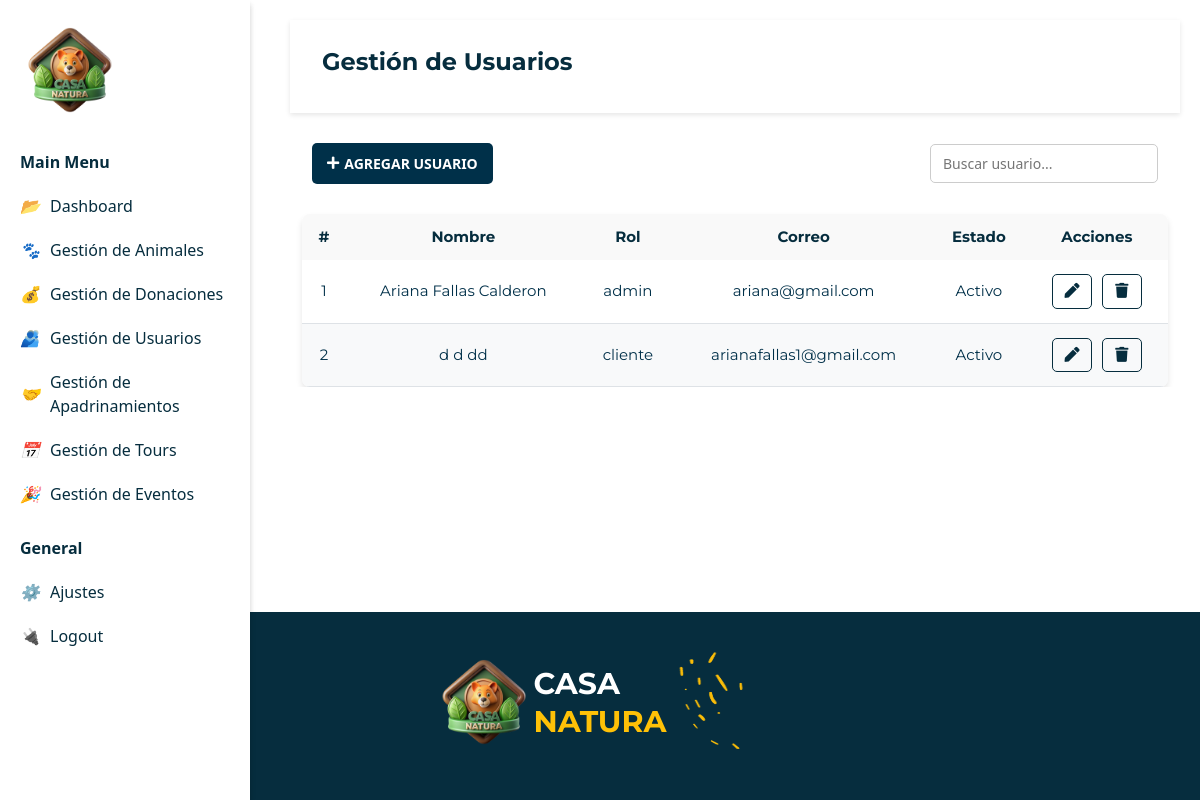
The page /gestionUsuarios.php on the database as committed earlier.
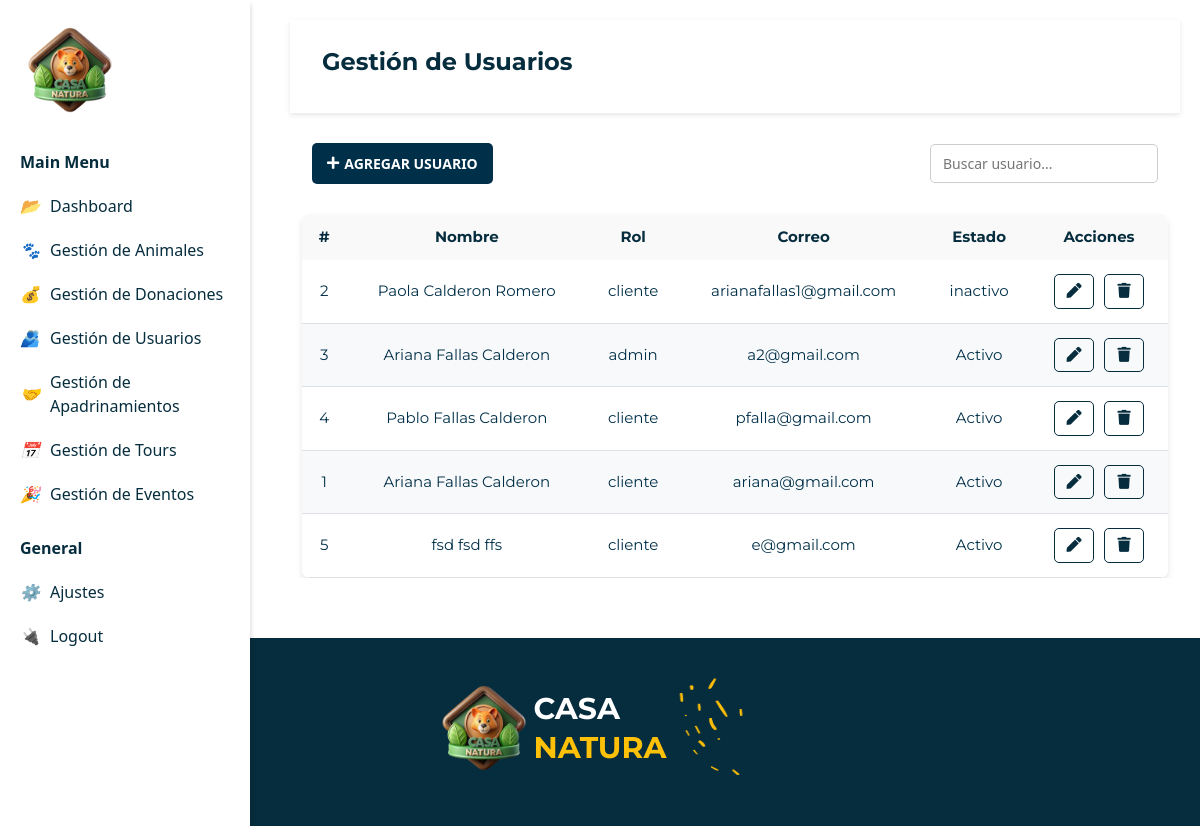
The same page on the database as committed later.
### tables this page shows
CREATE TABLE `roles` (
  `ID_Rol` int(10) NOT NULL,
  `Rol` varchar(15) NOT NULL,
  `ID_Usuario` int(10) NOT NULL
);

CREATE TABLE `usuario` (
  `ID_Usuario` int(10) NOT NULL,
  `Nombre` varchar(15) NOT NULL,
  `Password` varchar(250) NOT NULL,
  `Apellido1` varchar(15) NOT NULL,
  `Apellido2` varchar(15) NOT NULL,
  `Correo` varchar(50) NOT NULL,
  `Telefono` int(40) DEFAULT NULL,
  `Donador` tinyint(1) NOT NULL,
  `Estado` varchar(10) NOT NULL
);

### gestionUsuarios.php (the view, shortened to what this page needs)
<!DOCTYPE html>
<html lang="es">
<head>
    <link href="https://cdnjs.cloudflare.com/ajax/libs/font-awesome/5.15.4/css/all.min.css" rel="stylesheet">
    <link rel="stylesheet" href="./css/style.css">
    <link rel="stylesheet" href="https://cdn.jsdelivr.net/npm/bootstrap@4.3.1/dist/css/bootstrap.min.css">
    <link href="https://cdn.jsdelivr.net/npm/bootstrap@5.3.0-alpha3/dist/css/bootstrap.min.css" rel="stylesheet">
</head>
<body>
    <?php
    include("sidebar.php");
    echo $sidebarAdmin2;
    ?>
    <?php
    include("sidebar.php");
    echo $sidebarAdmin2;
    include("actions/conexion.php");
    ?>
    <main>
        <div class="viewport">
            <div class="content">
                <nav class="navbar ">
                    <div class="container-fluid">
                        <h2 class="titulo">Gestión de Usuarios</h2>
                    </div>
                </nav>
                <div class="container contenedor-tabla">
                    <div class="fila-header">
                        <div class="boton-agregar">
                            <a class="btn-agregar" href="agregarUsuario.php">
                                <i class="fas fa-plus icono-agregar"></i> AGREGAR USUARIO
                            </a>
                        </div>
                        <div class="buscador">
                            <div class="input-grupo">
                                <input type="text" class="campo-buscar" placeholder="Buscar usuario...">
                            </div>
                        </div>
                    </div>
                    <table class="tabla text-center">
                        <tr>
                            <th>#</th>
                            <th>Nombre</th>
                            <th>Rol</th>
                            <th>Correo</th>
                            <th>Estado</th>
                            <th>Acciones</th>
                        </tr>
                        <tbody>
                            <?php
                            $sqlUsuarios = "SELECT a.ID_Usuario,CONCAT( a.Nombre,' ', a.Apellido1,' ', a.Apellido2) as NombreCompleto, a.Correo, a.Estado, b.Rol
                            FROM usuario a
                            INNER JOIN roles b
                            ON a.ID_Usuario = b.ID_Usuario";
                            $resultadoUsuarios = $conn->query($sqlUsuarios);
                            if ($resultadoUsuarios->num_rows > 0) {
                                while ($fila = $resultadoUsuarios->fetch_assoc()) {
                                    echo "<tr>";
                                    echo "<td>" . htmlspecialchars($fila['ID_Usuario']) . "</td>";
                                    echo "<td>" . htmlspecialchars($fila['NombreCompleto']) . "</td>";
                                    echo "<td>" . htmlspecialchars($fila['Rol']) . "</td>";
                                    echo "<td>" . htmlspecialchars($fila['Correo']) . "</td>";
                                    echo "<td>" . htmlspecialchars($fila['Estado']) . "</td>";
                                    echo "<td class='actions'>";
                                    echo "<a href='editarUsuario.php?id=" . $fila['ID_Usuario'] . "' class='edit'><i class='fas fa-pen'></i></a>";
                                    echo "<button class='delete' id='eliminarUsuario' data-id='" . $fila['ID_Usuario'] . "'>
            <i class='fas fa-trash'></i>
        </button>";
                                    echo "</td>";
                                    echo "</tr>";
                                }
                            } else {
                                echo "<tr><td colspan='4'>No se encontraron usuarios</td></tr>";
                            }
                            ?>
                        </tbody>
                    </table>
                </div>
            </div>
        </div>
</main>
    <?php
    include("sidebar.php");
    echo $footerAdmin;
    ?>
</body>
</html>

Rows that differ between the two databases and show on the page:
removed roles: ID_Usuario.ID_Usuario "1", NombreCompleto "Ariana Fallas Calderon", Rol "admin", ID_Usuario.Correo "ariana@gmail.com", ID_Usuario.Estado "Activo"
changed through a linked row, roles "arianafallas1@gmail.com": NombreCompleto "d d dd" → "Paola Calderon Romero"; ID_Usuario.Estado "Activo" → "inactivo"
added roles: ID_Usuario.ID_Usuario "3", NombreCompleto "Ariana Fallas Calderon", Rol "admin", ID_Usuario.Correo "a2@gmail.com", ID_Usuario.Estado "Activo"
added roles: ID_Usuario.ID_Usuario "4", NombreCompleto "Pablo Fallas Calderon", Rol "cliente", ID_Usuario.Correo "pfalla@gmail.com", ID_Usuario.Estado "Activo"
added roles: ID_Usuario.ID_Usuario "1", NombreCompleto "Ariana Fallas Calderon", Rol "cliente", ID_Usuario.Correo "ariana@gmail.com", ID_Usuario.Estado "Activo"
added roles: ID_Usuario.ID_Usuario "5", NombreCompleto "fsd fsd ffs", Rol "cliente", ID_Usuario.Correo "e@gmail.com", ID_Usuario.Estado "Activo"
